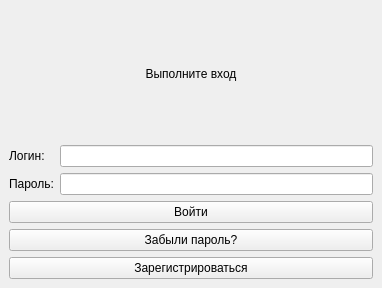
<?xml version="1.0" encoding="UTF-8"?>
<ui version="4.0">
 <class>MainWindow</class>
 <widget class="QMainWindow" name="MainWindow">
  <property name="geometry">
   <rect>
    <x>0</x>
    <y>0</y>
    <width>382</width>
    <height>288</height>
   </rect>
  </property>
  <property name="focusPolicy">
   <enum>Qt::NoFocus</enum>
  </property>
  <property name="windowTitle">
   <string>Log in</string>
  </property>
  <widget class="QWidget" name="centralwidget">
   <layout class="QVBoxLayout" name="verticalLayout">
    <item>
     <widget class="QLabel" name="greatingLabel">
      <property name="styleSheet">
       <string notr="true">font: 20pt &quot;MS Shell Dlg 2&quot;;</string>
      </property>
      <property name="text">
       <string>Выполните вход</string>
      </property>
      <property name="textFormat">
       <enum>Qt::PlainText</enum>
      </property>
      <property name="alignment">
       <set>Qt::AlignCenter</set>
      </property>
     </widget>
    </item>
    <item>
     <layout class="QGridLayout" name="gridLayout">
      <item row="0" column="0">
       <widget class="QLabel" name="loginLabel">
        <property name="text">
         <string>Логин:</string>
        </property>
       </widget>
      </item>
      <item row="0" column="1">
       <widget class="QLineEdit" name="loginLine">
        <property name="text">
         <string/>
        </property>
        <property name="clearButtonEnabled">
         <bool>true</bool>
        </property>
       </widget>
      </item>
      <item row="1" column="0">
       <widget class="QLabel" name="passwordLabel">
        <property name="text">
         <string>Пароль:</string>
        </property>
       </widget>
      </item>
      <item row="1" column="1">
       <widget class="QLineEdit" name="passwordLine">
        <property name="inputMask">
         <string/>
        </property>
        <property name="dragEnabled">
         <bool>false</bool>
        </property>
        <property name="clearButtonEnabled">
         <bool>true</bool>
        </property>
       </widget>
      </item>
     </layout>
    </item>
    <item>
     <widget class="QPushButton" name="logInButton">
      <property name="text">
       <string>Войти</string>
      </property>
     </widget>
    </item>
    <item>
     <widget class="QPushButton" name="passwordRecoveryButton">
      <property name="text">
       <string>Забыли пароль?</string>
      </property>
     </widget>
    </item>
    <item>
     <widget class="QPushButton" name="unregisteredButton">
      <property name="text">
       <string>Зарегистрироваться</string>
      </property>
     </widget>
    </item>
   </layout>
  </widget>
 </widget>
 <resources/>
 <connections/>
</ui>
